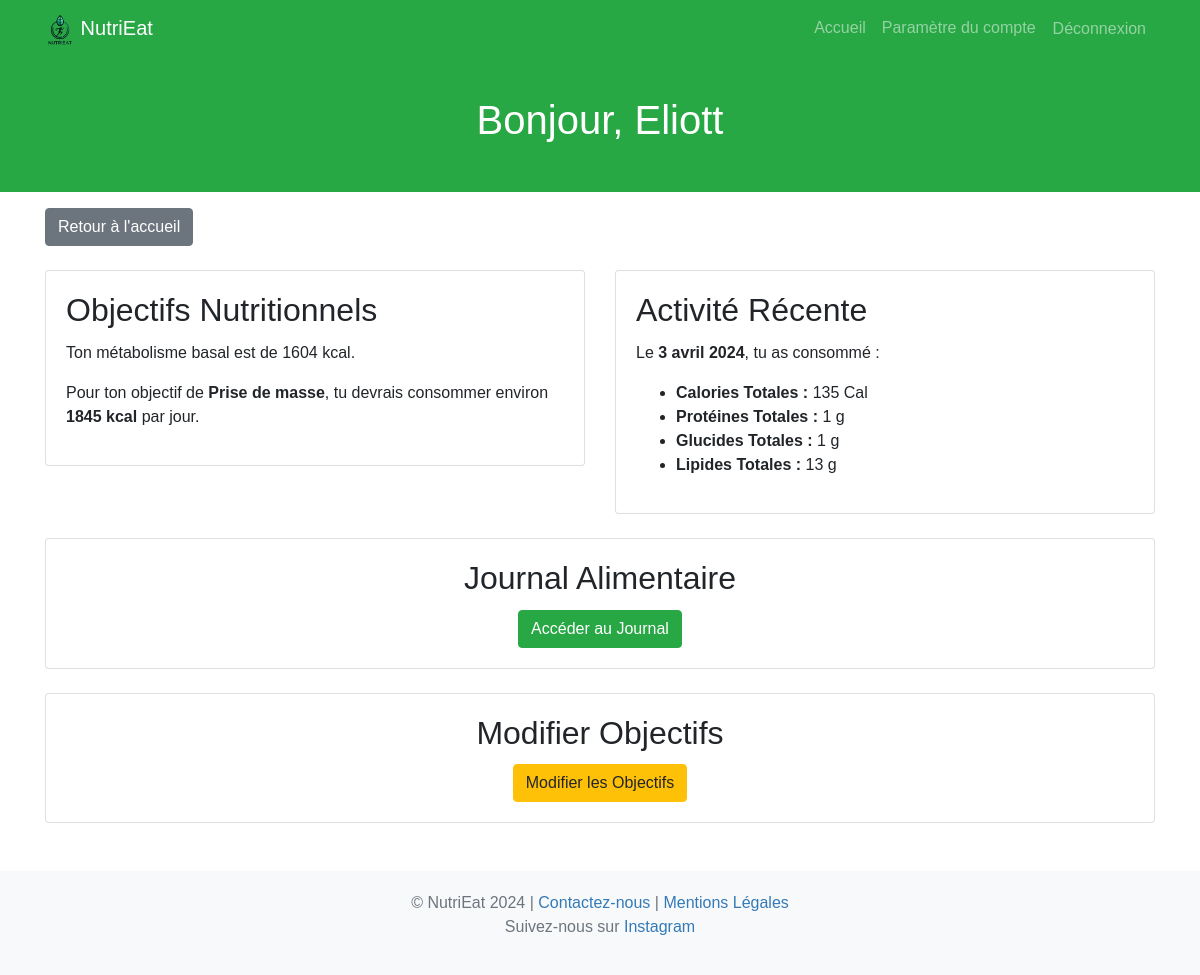
/dashboard.php (signed in), run on the app's committed database.
### tables this page shows
CREATE TABLE IF NOT EXISTS `utilisateurs` (
  `id` int NOT NULL AUTO_INCREMENT,
  `nom` varchar(255) NOT NULL,
  `email` varchar(255) NOT NULL,
  `mot_de_passe` varchar(255) NOT NULL,
  `objectif_nutritionnel` enum('perte_de_poids','maintien','prise_de_masse') NOT NULL,
  `age` int DEFAULT NULL,
  `sexe` varchar(10) DEFAULT NULL,
  `taille` decimal(5,2) DEFAULT NULL,
  `poids` decimal(5,2) DEFAULT NULL,
  `role` varchar(10) DEFAULT 'user',
  PRIMARY KEY (`id`),
  UNIQUE KEY `email` (`email`)
);

### dashboard.php (the view, shortened to what this page needs)
<?php
$est_connecte = isset($_SESSION['user_id']);
$user_id = $_SESSION['user_id'];
$conn = new mysqli("localhost", "root", "root", "NutriEat");
$sql = "SELECT nom, objectif_nutritionnel, poids, taille, sexe, age FROM utilisateurs WHERE id = ?";
$stmt = $conn->prepare($sql);
$stmt->bind_param("i", $user_id);
$stmt->execute();
$result = $stmt->get_result();
if ($result->num_rows > 0) {
    $row = $result->fetch_assoc();
    $nom_utilisateur = $row['nom'];
    $objectif_nutritionnel = $row['objectif_nutritionnel'];
    $poids = $row['poids'];
    $taille = $row['taille'];
    $sexe = $row['sexe'];
    $age = $row['age'];
} else {
    die("Utilisateur non trouvé.");
}
$taille = $taille / 100;
if ($sexe == 'homme') {
    $mb = (10 * $poids) + (6.25 * $taille * 100) - (5 * $age) + 5;
} else {
    $mb = (10 * $poids) + (6.25 * $taille * 100) - (5 * $age) - 161;
}
switch ($objectif_nutritionnel) {
    case 'prise_de_masse':
        $calories = $mb * 1.15;
        $objectif_nutritionnel_text = "Prise de masse";
        break;
}
$sql_derniere_activite = "SELECT date,
                          SUM(aliments.calories * journalalimentaire.quantite / 100) AS calories_totales,
                          SUM(aliments.proteines * journalalimentaire.quantite / 100) AS proteines_totales,
                          SUM(aliments.glucides * journalalimentaire.quantite / 100) AS glucides_totales,
                          SUM(aliments.lipides * journalalimentaire.quantite / 100) AS lipides_totales
                          FROM journalalimentaire
                          INNER JOIN aliments ON journalalimentaire.aliment_id = aliments.id
                          WHERE journalalimentaire.utilisateur_id = ?
                          GROUP BY date
                          ORDER BY date DESC
                          LIMIT 1";
$stmt_derniere_activite = $conn->prepare($sql_derniere_activite);
$stmt_derniere_activite->bind_param("i", $user_id);
$stmt_derniere_activite->execute();
$result_derniere_activite = $stmt_derniere_activite->get_result();
$derniere_activite = null;
if ($result_derniere_activite->num_rows > 0) {
    $derniere_activite = $result_derniere_activite->fetch_assoc();
}
?>
<!DOCTYPE html>
<html lang="fr">
<head>
    <link href="https://stackpath.bootstrapcdn.com/bootstrap/4.5.2/css/bootstrap.min.css" rel="stylesheet">
    <link href="css/style.css" rel="stylesheet">
</head>
<body>
<nav class="navbar navbar-expand-lg navbar-dark bg-success fixed-top">
    <div class="container">
        <a class="navbar-brand" href="index.php">
            <img src="img/logo-nutrieat.png" alt="NutriEat Logo" style="height: 30px;">
            NutriEat
        </a>
        <div class="collapse navbar-collapse" id="navbarResponsive">
            <ul class="navbar-nav ml-auto">
                <li class="nav-item">
                    <a class="nav-link" href="index.php">Accueil</a>
                </li>
                <?php if ($est_connecte): ?>
                <li class="nav-item">
                    <a class="nav-link" href="parametre.php">Paramètre du compte</a>
                </li>
                <li class="nav-item">
                    <form action="logout.php" method="post">
                        <button type="submit" class="btn btn-link nav-link">Déconnexion</button>
                    </form>
                </li>
                <?php endif; ?>
            </ul>
        </div>
    </div>
</nav>
<header class="header">
    <div class="container">
        <h1 class="text-center">Bonjour, <?php echo htmlspecialchars($nom_utilisateur); ?></h1>
    </div>
</header>
<div class="container mt-3">
    <a href="index.php" class="btn btn-secondary">Retour à l'accueil</a>
</div>
<main class="container mt-4">
    <section class="row">
        <div class="col-md-6 mb-4">
            <div class="card">
                <div class="card-body">
                    <h2 class="card-title">Objectifs Nutritionnels</h2>
                    <?php
                    echo "<p>Ton métabolisme basal est de " . round($mb) . " kcal.</p>";
                    if (is_numeric($calories)) {
                        echo "<p>Pour ton objectif de <strong>$objectif_nutritionnel_text</strong>, tu devrais consommer environ <strong>" . round($calories) . " kcal</strong> par jour.</p>";
                    } else {
                        echo "<p>$objectif_nutritionnel_text</p>";
                    }
                    ?>
                </div>
            </div>
        </div>
        <div class="col-md-6 mb-4">
            <div class="card">
                <div class="card-body">
                    <h2 class="card-title">Activité Récente</h2>
                    <?php if ($derniere_activite): ?>
                        <?php
                        $dateObj = DateTime::createFromFormat('Y-m-d', $derniere_activite['date']);
                        $mois = ['January' => 'janvier', 'February' => 'février', 'March' => 'mars', 'April' => 'avril', 'May' => 'mai', 'June' => 'juin', 'July' => 'juillet', 'August' => 'août', 'September' => 'septembre', 'October' => 'octobre', 'November' => 'novembre', 'December' => 'décembre'];
                        $formattedDate = $dateObj->format('j F Y');
                        foreach ($mois as $en => $fr) {
                            $formattedDate = str_replace($en, $fr, $formattedDate);
                        }
                        ?>
                        <p>Le <strong><?php echo $formattedDate; ?></strong>, tu as consommé :</p>
                        <ul>
                            <li><strong>Calories Totales :</strong> <?php echo round($derniere_activite['calories_totales']); ?> Cal</li>
                            <li><strong>Protéines Totales :</strong> <?php echo round($derniere_activite['proteines_totales']); ?> g</li>
                            <li><strong>Glucides Totales :</strong> <?php echo round($derniere_activite['glucides_totales']); ?> g</li>
                            <li><strong>Lipides Totales :</strong> <?php echo round($derniere_activite['lipides_totales']); ?> g</li>
                        </ul>
                    <?php else: ?>
                        <p>Aucune activité récente enregistrée.</p>
                    <?php endif; ?>
                </div>
            </div>
        </div>
    </section>
    <section class="row">
        <div class="col-lg-12 text-center">
            <div class="card">
                <div class="card-body">
                    <h2 class="card-title">Journal Alimentaire</h2>
                    <a href="journal_alimentaire.php" class="btn btn-success">Accéder au Journal</a>
                </div>
            </div>
        </div>
    </section>
    <section class="row mt-4">
        <div class="col-lg-12 text-center">
            <div class="card">
                <div class="card-body">
                    <h2 class="card-title">Modifier Objectifs</h2>
                    <a href="modifier_objectifs.php" class="btn btn-warning">Modifier les Objectifs</a>
                </div>
            </div>
        </div>
    </section>
</main>
<footer class="footer mt-5 bg-light">
    <div class="container text-center">
        <p class="mb-0">&copy; NutriEat 2024 |
            <a href="contact.php">Contactez-nous</a> |
            <a href="mentions_legales.html">Mentions Légales</a>
        </p>
        <p>Suivez-nous sur <a href="https://www.instagram.com/nutrieat_app/" target="_blank" rel="noopener noreferrer">Instagram</a></p>
    </div>
</footer>
</body>
</html>

### css/style.css (style rules this page uses)
body { padding-top: 56px; font-family: 'Arial', sans-serif; }
.header { background: #28a745; color: #fff; padding: 40px 0; text-align: center; }
.footer { background: #f8f9fa; color: #6c757d; text-align: center; padding: 20px 0; }
.footer a { color: #337ab7; }

### data on the page
utilisateurs: nom "Eliott", mb "1604", objectif_nutritionnel "Prise de masse", calories "1845"

### other printed values
$formattedDate "3 avril 2024"
$derniere_activite['calories_totales'] "135"
$derniere_activite['proteines_totales'] "1"
$derniere_activite['glucides_totales'] "1"
$derniere_activite['lipides_totales'] "13"
